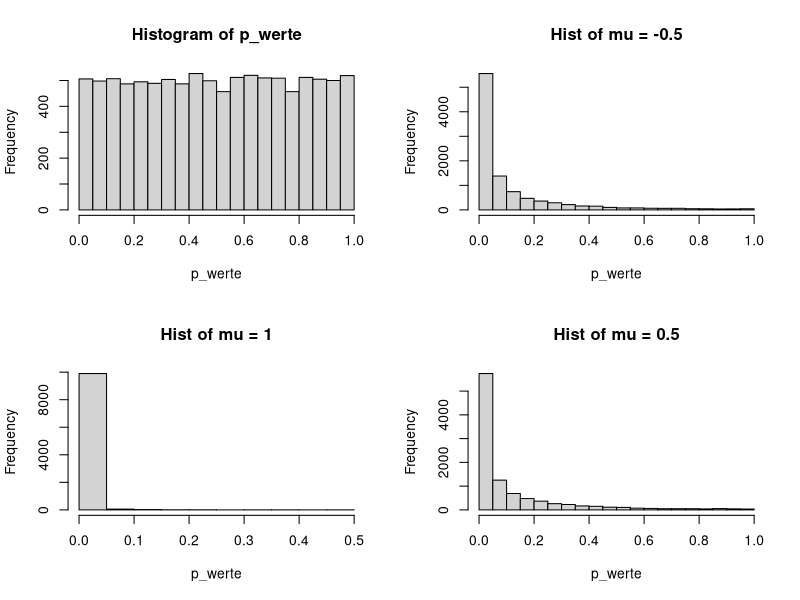

Source code (R):
#a
par(mfrow = c(2,2))
p_werte = c()
for(i in 1:10000) {
    data = rnorm(20)
    test = t.test(data, mu = 0, alternative = "two.sided")
    p_werte = c(p_werte, test$p.value)
}
hist(p_werte)

#b
# mu = -0.5
p_werte = c()
for(i in 1:10000) {
    data = rnorm(20, mean = -0.5)
    test = t.test(data, mu = 0, alternative = "two.sided")
    p_werte = c(p_werte, test$p.value)
}
hist(p_werte, main = "Hist of mu = -0.5")
# mu = 1
p_werte = c()
for(i in 1:10000) {
    data = rnorm(20, mean = 1)
    test = t.test(data, mu = 0, alternative = "two.sided")
    p_werte = c(p_werte, test$p.value)
}
hist(p_werte, main = "Hist of mu = 1")
# mu = 0.5
p_werte = c()
for(i in 1:10000) {
    data = rnorm(20, mean = 0.5)
    test = t.test(data, mu = 0, alternative = "two.sided")
    p_werte = c(p_werte, test$p.value)
}
hist(p_werte, main = "Hist of mu = 0.5")